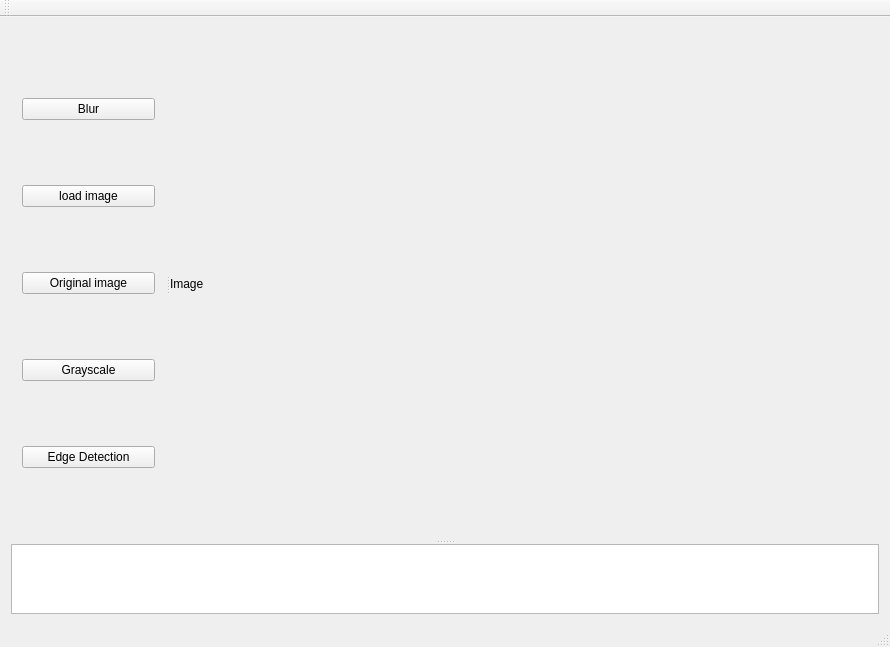
<?xml version="1.0" encoding="UTF-8"?>
<ui version="4.0">
 <class>ImageCommanderClass</class>
 <widget class="QMainWindow" name="ImageCommanderClass">
  <property name="geometry">
   <rect>
    <x>0</x>
    <y>0</y>
    <width>890</width>
    <height>620</height>
   </rect>
  </property>
  <property name="windowTitle">
   <string>ImageCommander</string>
  </property>
  <widget class="QWidget" name="centralWidget">
   <layout class="QVBoxLayout" name="verticalLayout_2">
    <item>
     <widget class="QSplitter" name="splitter_2">
      <property name="orientation">
       <enum>Qt::Orientation::Vertical</enum>
      </property>
      <widget class="QSplitter" name="splitter">
       <property name="orientation">
        <enum>Qt::Orientation::Horizontal</enum>
       </property>
       <widget class="QWidget" name="">
        <layout class="QVBoxLayout" name="verticalLayout">
         <item>
          <widget class="QPushButton" name="btnBlur">
           <property name="text">
            <string>Blur</string>
           </property>
          </widget>
         </item>
         <item>
          <widget class="QPushButton" name="btnOpen">
           <property name="text">
            <string>load image</string>
           </property>
          </widget>
         </item>
         <item>
          <widget class="QPushButton" name="btnOriginal">
           <property name="text">
            <string>Original image</string>
           </property>
          </widget>
         </item>
         <item>
          <widget class="QPushButton" name="btnGray">
           <property name="text">
            <string>Grayscale</string>
           </property>
          </widget>
         </item>
         <item>
          <widget class="QPushButton" name="btnEdge">
           <property name="text">
            <string>Edge Detection</string>
           </property>
          </widget>
         </item>
        </layout>
       </widget>
       <widget class="QLabel" name="labelImage">
        <property name="sizePolicy">
         <sizepolicy hsizetype="Expanding" vsizetype="Expanding">
          <horstretch>0</horstretch>
          <verstretch>0</verstretch>
         </sizepolicy>
        </property>
        <property name="minimumSize">
         <size>
          <width>512</width>
          <height>512</height>
         </size>
        </property>
        <property name="text">
         <string>Image</string>
        </property>
        <property name="scaledContents">
         <bool>true</bool>
        </property>
       </widget>
      </widget>
      <widget class="QTextEdit" name="logText">
       <property name="readOnly">
        <bool>true</bool>
       </property>
      </widget>
     </widget>
    </item>
   </layout>
  </widget>
  <widget class="QMenuBar" name="menuBar">
   <property name="geometry">
    <rect>
     <x>0</x>
     <y>0</y>
     <width>890</width>
     <height>21</height>
    </rect>
   </property>
  </widget>
  <widget class="QToolBar" name="mainToolBar">
   <attribute name="toolBarArea">
    <enum>TopToolBarArea</enum>
   </attribute>
   <attribute name="toolBarBreak">
    <bool>false</bool>
   </attribute>
  </widget>
  <widget class="QStatusBar" name="statusBar"/>
 </widget>
 <layoutdefault spacing="6" margin="11"/>
 <resources>
  <include location="ImageCommander.qrc"/>
 </resources>
 <connections/>
</ui>
